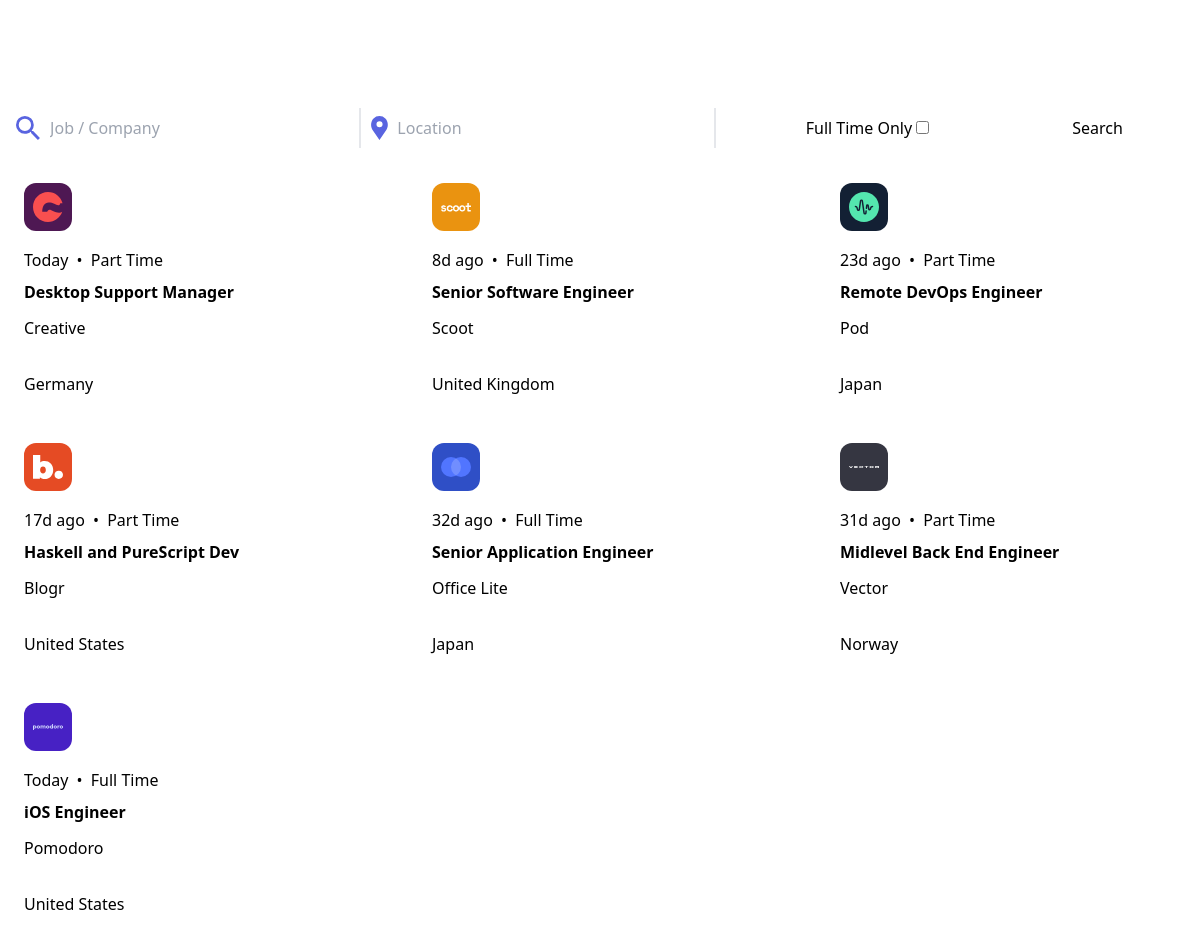
Screenshot of /search with the database file from the repository.
### jobs/models.py (models this page shows, shortened)
class Job(models.Model):
  uuid = models.UUIDField(primary_key=True, default=uuid.uuid4)
  position = models.CharField(max_length=255, blank=False)
  posted_at = models.DateField()
  contract = models.CharField(max_length=255, choices=CONTRACT_TYPES, verbose_name="Contract type",default="full_time")
  location = models.CharField(max_length=255, verbose_name="Job location", blank=False)
  company = models.ForeignKey(Company, on_delete=models.CASCADE, related_name="jobs")
  apply = models.URLField(max_length=255, verbose_name="Application URL", blank=False)
  description = CKEditor5Field('Job description', config_name='extends', blank=False)
  requirements = CKEditor5Field('Job requirements', config_name='extends', blank=False)
  role = CKEditor5Field('Role details', config_name='extends', blank=False)

class Company(models.Model):
  class Meta:
    verbose_name_plural = "companies"
  uuid = models.UUIDField(primary_key=True, default=uuid.uuid4)
  company_name = models.CharField(max_length=255)
  logo = models.FileField(upload_to='logos/')
  company_color = models.CharField(
        max_length=7,
        validators=[
            RegexValidator(
                regex='^#[0-9A-Fa-f]{6}$',
                message='Hex value must be in the format #XXXXXX',
                code='invalid_hex_value'
            )
        ]
    )
  website = models.URLField(max_length=255)

### jobs/views.py (the view)
# urls.py: path("search", JobsSearchResults.as_view(), name="search"),
class JobsSearchResults(ListView):
  template_name = "jobs/jobsSearchResults.html"
  model = Job
  context_object_name = 'jobs'
  '''
  Note that you have to reassign to the queryset after each filter
  '''
  def get_queryset(self):
    job = self.request.GET.get("job")
    location = self.request.GET.get("location")
    contract = self.request.GET.get("contract")
    queryset = Job.objects.all()
    if job:
      queryset = queryset.filter(
            Q(position__icontains=job) |
            Q(company__company_name__icontains=job)
        )
    if location:
      queryset = queryset.filter(location__icontains=location)
    if contract == 'on':
      queryset = queryset.filter(contract='full_time')
    for job in queryset:
      delta = timezone.now().date() - job.posted_at
      job.delta_days = delta.days
    return queryset

### templates/jobs/jobsSearchResults.html
{% extends "base.html" %}
{% block content %}
  {% include "jobs/partials/searchBar.html" %}
  {% include "jobs/partials/jobsList.html" %}
{% endblock content %}

### templates/jobs/partials/jobsList.html
<ul class="grid grid-cols-1 md:grid-cols-2 lg:grid-cols-3 gap-x-6 gap-y-12 mt-8">
  {% for job in jobs %}
    <li class="col-span-1 relative flex flex-col p-6 rounded-lg bg-white dark:bg-veryDarkBlue">
      <div style="background-color:{{ job.company.company_color }}"
           class="absolute top-[-25px] left-6 h-12 w-12 flex justify-center items-center rounded-xl">
        <img src="/media/{{ job.company.logo }}"
             alt="{{ job.company.company_name }} logo"
             width="30"
             height="30">
      </div>
      {% if job.delta_days == 0 %}
        <p class="pt-4">
          Today <span class="mx-1">•</span> {{ job.get_contract_display }}
        </p>
      {% else %}
        <p class="pt-4">
          {{ job.delta_days }}d ago <span class="mx-1">•</span> {{ job.get_contract_display }}
        </p>
      {% endif %}
      <a href="{% url 'job' job.uuid %}">
        <h2 class="mt-2 mb-1 text-black dark:text-white font-semibold hover:text-darkGrey">{{ job.position }}</h2>
      </a>
      <p class="mt-2">{{ job.company.company_name }}</p>
      <p class="mt-8 text-violet">{{ job.location }}</p>
    </li>
  {% endfor %}
</ul>

### rows the page displays
Job: company.logo (picture), contract "Part Time", position "Desktop Support Manager", company.company_name "Creative", location "Germany"
Job: company.logo (picture), delta_days "8", contract "Full Time", position "Senior Software Engineer", company.company_name "Scoot", location "United Kingdom"
Job: company.logo (picture), delta_days "23", contract "Part Time", position "Remote DevOps Engineer", company.company_name "Pod", location "Japan"
Job: company.logo (picture), delta_days "17", contract "Part Time", position "Haskell and PureScript Dev", company.company_name "Blogr", location "United States"
Job: company.logo (picture), delta_days "32", contract "Full Time", position "Senior Application Engineer", company.company_name "Office Lite", location "Japan"
Job: company.logo (picture), delta_days "31", contract "Part Time", position "Midlevel Back End Engineer", company.company_name "Vector", location "Norway"
Job: company.logo (picture), contract "Full Time", position "iOS Engineer", company.company_name "Pomodoro", location "United States"
